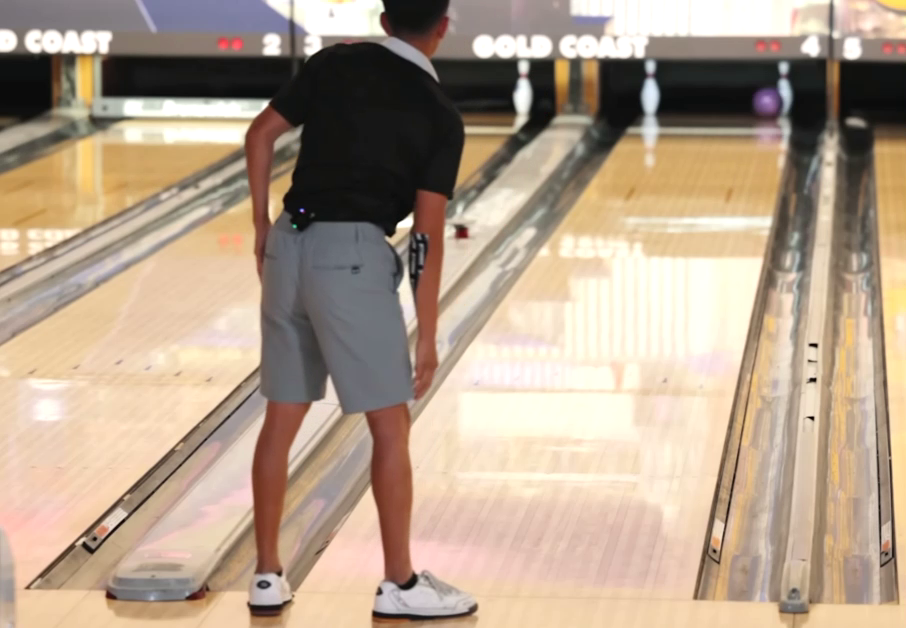
#> input picture frame 100 of data/Recording_1.mp4, 906 x 628 px, given in place of Recording_2_normal_speed.mp4, which was not available
$ jupyter execute lane_detection_test_manual_2.ipynb   (text cells are left out)
#> lines starting #> are read from the running program, lines starting #| are printed output that depends on the picture; after the words box and inside, x2 and y2 are one past the last pixel; in counts of white or black regions, pixels touching at a corner belong together; pictures that were not available may be replaced by others from this repository, and a replacement may not be noted
[cell 1]
import cv2
from pathlib import Path
import numpy as np
from matplotlib import pyplot as plt

[cell 2]
# Define the relative path to the video file
notebook_dir = Path().resolve()
project_root = notebook_dir.parent.parent
video_path = project_root / "data" / "recording_2" / "Recording_2_normal_speed.mp4"
video_path = str(video_path)

# Load the video
cap = cv2.VideoCapture(video_path)

# Check
print(
    f"Opened: {cap.isOpened()}, FPS: {cap.get(cv2.CAP_PROP_FPS)}, Total Frames: {cap.get(cv2.CAP_PROP_FRAME_COUNT)}"
)

[cell 3]
# Set frame position
cap.set(cv2.CAP_PROP_POS_FRAMES, 100)
ret, colored_image = cap.read()
#> colored_image is the input picture: shape (628, 906, 3); mean B, G, R 140.5, 160.2, 180
if not ret:
    print("Failed to read the frame")
    cap.release()
    exit()

# grayscale
image = cv2.cvtColor(colored_image, cv2.COLOR_BGR2GRAY)
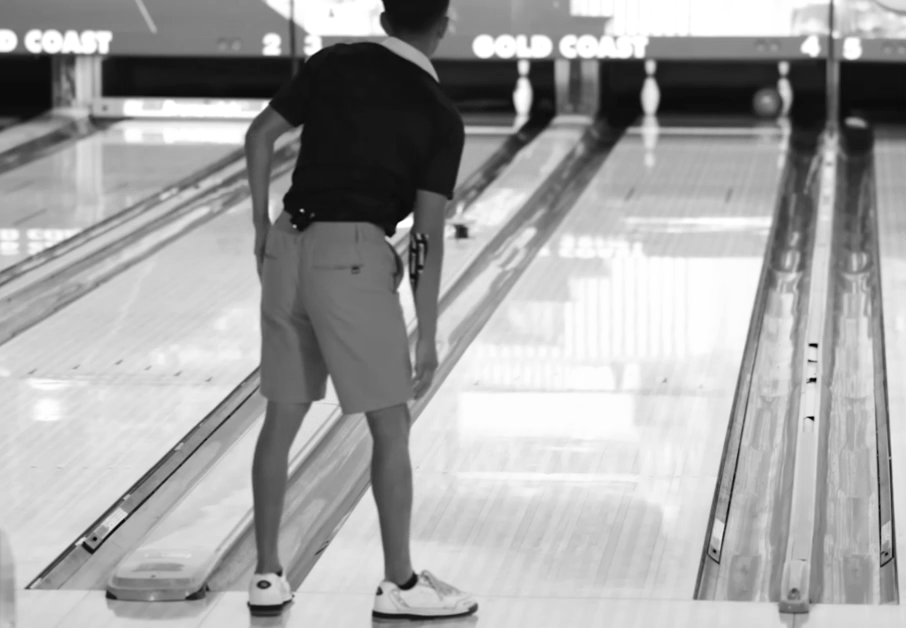
#> image: shape (628, 906); min 3, max 255, mean 163.9

# Show the image
plt.imshow(image, cmap="gray")
plt.title("Frame 100")
plt.xticks([]), plt.yticks([])
plt.show()

[cell 4]
# Compute Otsu's threshold
otsu_thresh, _ = cv2.threshold(image, 0, 255, cv2.THRESH_BINARY + cv2.THRESH_OTSU)
#> otsu_thresh = 141

# Set lower and upper thresholds relative to Otsu's threshold
lower = 0.5 * otsu_thresh
#> lower = 70.5
upper = 1.5 * otsu_thresh
#> upper = 211.5

edges = cv2.Canny(image, lower, upper)
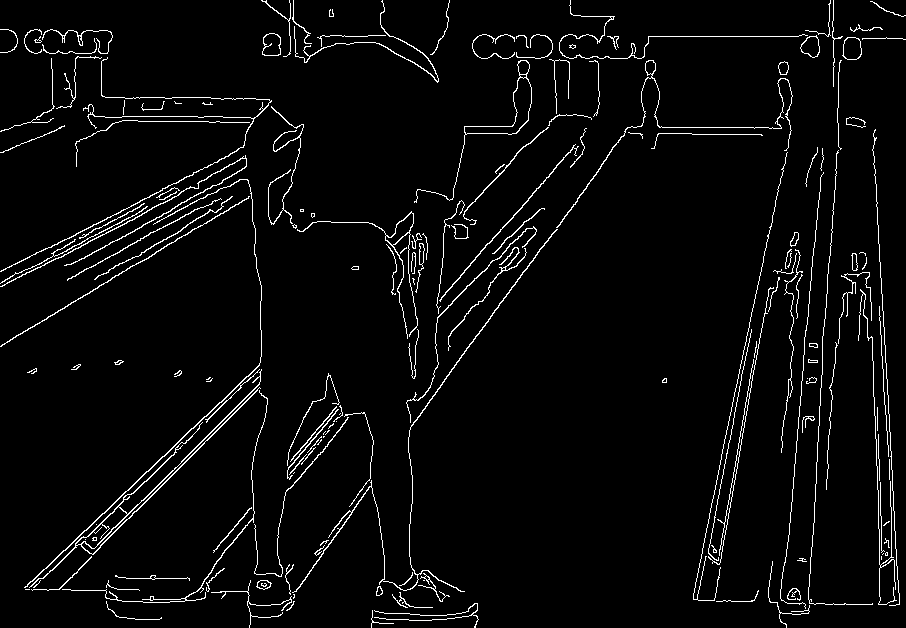
#> edges: shape (628, 906); 3.7% white in thin lines or dots

plt.imshow(edges, cmap="gray")
plt.title("Canny Edges")

[cell 5]
# Display the original image and the edge-detected image
plt.subplot(121), plt.imshow(image, cmap="gray")
plt.title("Original Image"), plt.xticks([]), plt.yticks([])
plt.subplot(122), plt.imshow(edges, cmap="gray")
plt.title("Edge Image"), plt.xticks([]), plt.yticks([])

plt.show()
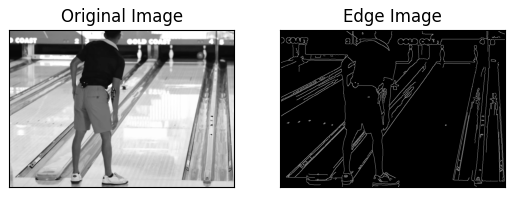
#> figure drawn by matplotlib, 2 panels

[cell 6]
# Use Hough Line Transform to detect lines in the edge-detected image
lines = cv2.HoughLines(edges, 1, np.pi / 180, 300)
#> lines = [[457, 0.785]]

image_copy = np.copy(image)
# Draw the lines on the original image
if lines is not None:
    for rho, theta in lines[:, 0]:
        a = np.cos(theta)
        b = np.sin(theta)
        x0 = a * rho
        y0 = b * rho
        x1 = int(x0 + 1000 * (-b))
        y1 = int(y0 + 1000 * (a))
        x2 = int(x0 - 1000 * (-b))
        y2 = int(y0 - 1000 * (a))
        cv2.line(image_copy, (x1, y1), (x2, y2), (255, 0, 0), 2)
#> this loop made 1 pass
#> (rho, theta, a, b, x0, y0, x1, y1) on pass 1: (457, 0.785, 0.707, 0.707, 323.1, 323.1, -383, 1030)
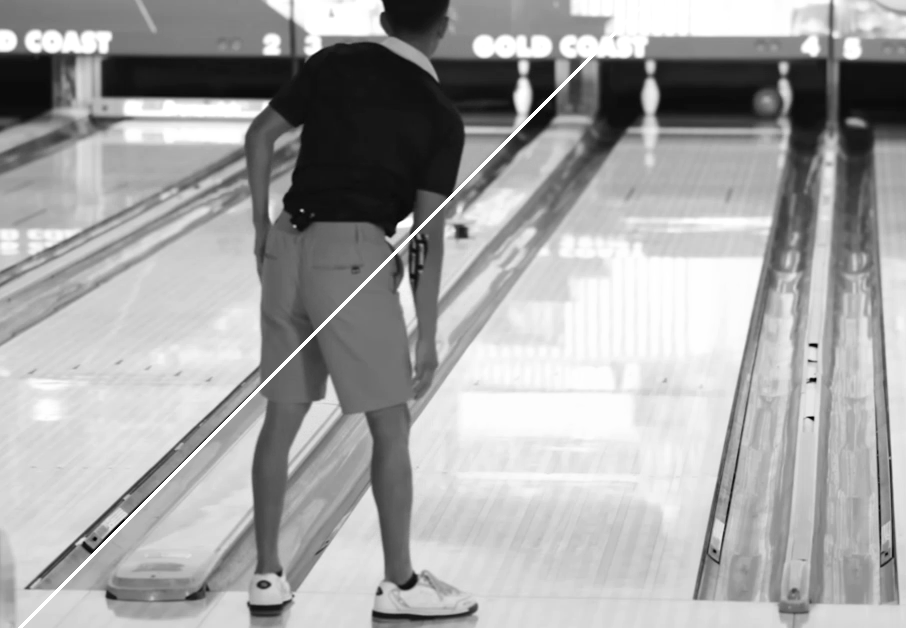
#> image_copy: shape (628, 906); 0.52% of pixels changed, all inside (x1, y1, x2, y2) = (18, 6, 640, 628)

# Display the original image with detected lines
plt.imshow(image_copy, cmap="gray")
plt.title("Original Image with Lines")
plt.xticks([]), plt.yticks([])
plt.show()

[cell 7]
# Seleziona la linea
selected_line = lines[0]
#> selected_line = [[457, 0.785]]

# Estrai rho e theta
rho, theta = selected_line[0]
#> rho = 457; theta = 0.785

# Calcola i punti di inizio e fine della linea
a = np.cos(theta)
b = np.sin(theta)
x0 = a * rho
y0 = b * rho
x1 = int(x0 + 1000 * (-b))
y1 = int(y0 + 1000 * (a))
x2 = int(x0 - 1000 * (-b))
y2 = int(y0 - 1000 * (a))

# Crea una copia dell'immagine originale
image_with_line = np.copy(image)

# Disegna la linea sull'immagine
cv2.line(image_with_line, (x1, y1), (x2, y2), (255, 0, 0), 2)

# Mostra l'immagine con la linea selezionata
plt.imshow(image_with_line, cmap="gray")
plt.title("Immagine con la Linea")
plt.xticks([]), plt.yticks([])
plt.show()

[cell 8]
bottom_line = [[937.0, 1.5882496]]
print(bottom_line)
left_line = [[1.069e03, 7.330383e-01]]
print(left_line)
right_line = [[-1173.0, 2.8448865]]
print(right_line)

[cell 9]
# Create a copy of the original image
image_with_point = np.copy(image)

# Draw a circle at the point
cv2.circle(image_with_point, (1850, 500), radius=3, color=(0, 0, 0), thickness=-1)

# Display the image with the point
plt.imshow(image_with_point, cmap="gray")
plt.title("Immagine con il Punto")
plt.xticks([]), plt.yticks([])
plt.show()

[cell 10]
# Definisci i punti
x1, y1 = 1200, 495
x2, y2 = 1850, 500

# Calcola i parametri rho e theta
delta_x = x1 - x2
delta_y = y1 - y2
theta = np.arctan2(delta_y, delta_x) + np.pi / 2
rho = x2 * np.cos(theta) + y2 * np.sin(theta)

# Calcola i punti di inizio e fine della linea
a = np.cos(theta)
b = np.sin(theta)
x0 = a * rho
y0 = b * rho
x1_line = int(x0 + 1000 * (-b))
y1_line = int(y0 + 1000 * (a))
x2_line = int(x0 - 1000 * (-b))
y2_line = int(y0 - 1000 * (a))

# Crea una copia dell'immagine originale
image_with_line = np.copy(image)

# Disegna la linea sull'immagine
cv2.line(image_with_line, (x1_line, y1_line), (x2_line, y2_line), (255, 0, 0), 2)
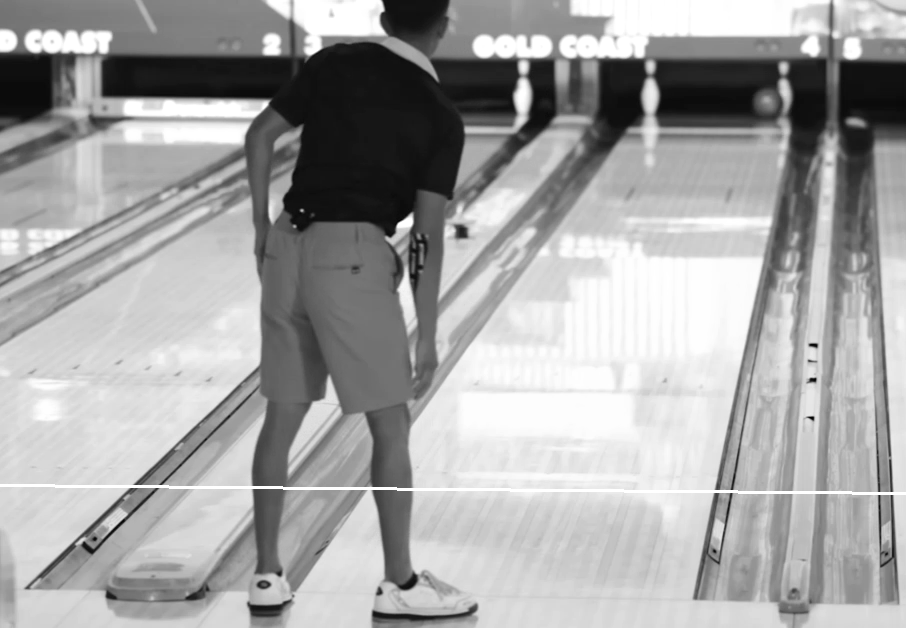
#> image_with_line: shape (628, 906); 0.48% of pixels changed, all inside (x1, y1, x2, y2) = (0, 484, 906, 495)

# Mostra l'immagine con la linea
plt.imshow(image_with_line, cmap="gray")
plt.title("Immagine con la Linea Definita dai Punti")
plt.xticks([]), plt.yticks([])
plt.show()

top_line = np.array([[rho, theta]])

[cell 11]
print(top_line)
print(bottom_line)
print(left_line)
print(right_line)

[cell 12]
# Crea una copia dell'immagine originale
image_with_all_lines = np.copy(image)


# Funzione per disegnare una linea sull'immagine
def draw_line(image, line, color=(255, 0, 0), thickness=2):
    rho, theta = line[0]
    a = np.cos(theta)
    b = np.sin(theta)
    x0 = a * rho
    y0 = b * rho
    x1 = int(x0 + 1000 * (-b))
    y1 = int(y0 + 1000 * (a))
    x2 = int(x0 - 1000 * (-b))
    y2 = int(y0 - 1000 * (a))
    cv2.line(image, (x1, y1), (x2, y2), color, thickness)


# Disegna le linee sull'immagine
draw_line(image_with_all_lines, top_line)
draw_line(image_with_all_lines, bottom_line)
draw_line(image_with_all_lines, left_line)
#> in draw_line (call 3), `cv2.line(image, (x1, y1), (x2, y2), color, thickness)`: image: shape (628, 906); 0.03% of pixels changed, all inside (x1, y1, x2, y2) = (871, 589, 906, 628)
draw_line(image_with_all_lines, right_line)

# Mostra l'immagine con tutte le linee
plt.imshow(image_with_all_lines, cmap="gray")
plt.title("Immagine con le 4 Linee")
plt.xticks([]), plt.yticks([])
plt.show()
